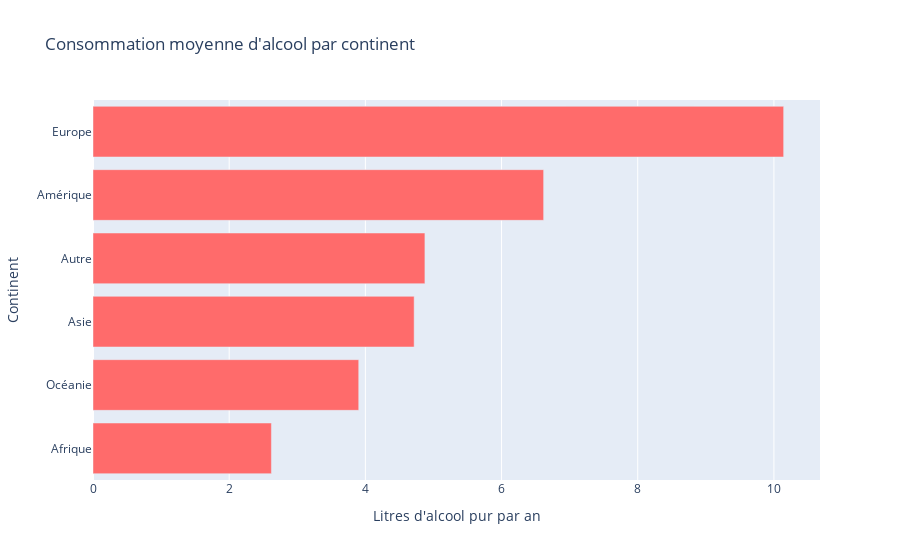

Notebook cell for this chart:
### Code cell
# Ce script analyse la consommation d'alcool par continent et crée un graphique à barres horizontales
continent_mapping = {
    'Europe': ['FRA', 'DEU', 'GBR', 'ITA', 'ESP', 'POL', 'ROU', 'NLD', 'BEL', 'GRC'],
    'Asie': ['CHN', 'JPN', 'KOR', 'IND', 'IDN', 'VNM', 'THA', 'MYS', 'PHL', 'SGP'],
    'Amérique': ['USA', 'CAN', 'MEX', 'BRA', 'ARG', 'COL', 'CHL', 'PER', 'VEN', 'URY'],
    'Afrique': ['ZAF', 'EGY', 'MAR', 'TUN', 'DZA', 'NGA', 'KEN', 'ETH', 'GHA', 'CIV'],
    'Océanie': ['AUS', 'NZL', 'PNG', 'FJI', 'NCL', 'VUT', 'SLB', 'WSM', 'TON']
}

def attribuer_continent(code_iso):
    for continent, pays in continent_mapping.items():
        if code_iso in pays:
            return continent
    return "Autre"

donnees['Continent'] = donnees['Code ISO'].apply(attribuer_continent)
moyennes_continent = donnees.groupby('Continent')['Consommation Alcool'].mean().sort_values(ascending=True)

fig_continents = px.bar(
    moyennes_continent,
    orientation='h',
    title='Consommation moyenne d\'alcool par continent',
    labels={'value': 'Litres d\'alcool pur par an', 'Continent': 'Continent'},
    color_discrete_sequence=['#ff6b6b']
)

fig_continents.update_layout(
    showlegend=False,
    xaxis_title="Litres d'alcool pur par an",
    yaxis_title="Continent"
)

fig_continents.show()

### Figure 1 — Plotly figure (JSON) as saved in the notebook; plotly's stock layout.template omitted (floating-point values rounded to 4 significant figures)
{"data": [{"hovertemplate": "variable=Consommation Alcool<br>Litres d'alcool pur par an=%{x}<br>Continent=%{y}<extra></extra>", "legendgroup": "Consommation Alcool", "marker": {"color": "#ff6b6b", "pattern": {"shape": ""}}, "name": "Consommation Alcool", "orientation": "h", "showlegend": true, "textposition": "auto", "type": "bar", "x": [2.62, 3.902, 4.716, 4.875, 6.618, 10.14], "xaxis": "x", "y": ["Afrique", "Océanie", "Asie", "Autre", "Amérique", "Europe"], "yaxis": "y"}], "layout": {"barmode": "relative", "legend": {"title": {"text": "variable"}, "tracegroupgap": 0}, "showlegend": false, "title": {"text": "Consommation moyenne d'alcool par continent"}, "xaxis": {"anchor": "y", "domain": [0, 1], "title": {"text": "Litres d'alcool pur par an"}}, "yaxis": {"anchor": "x", "domain": [0, 1], "title": {"text": "Continent"}}}}
